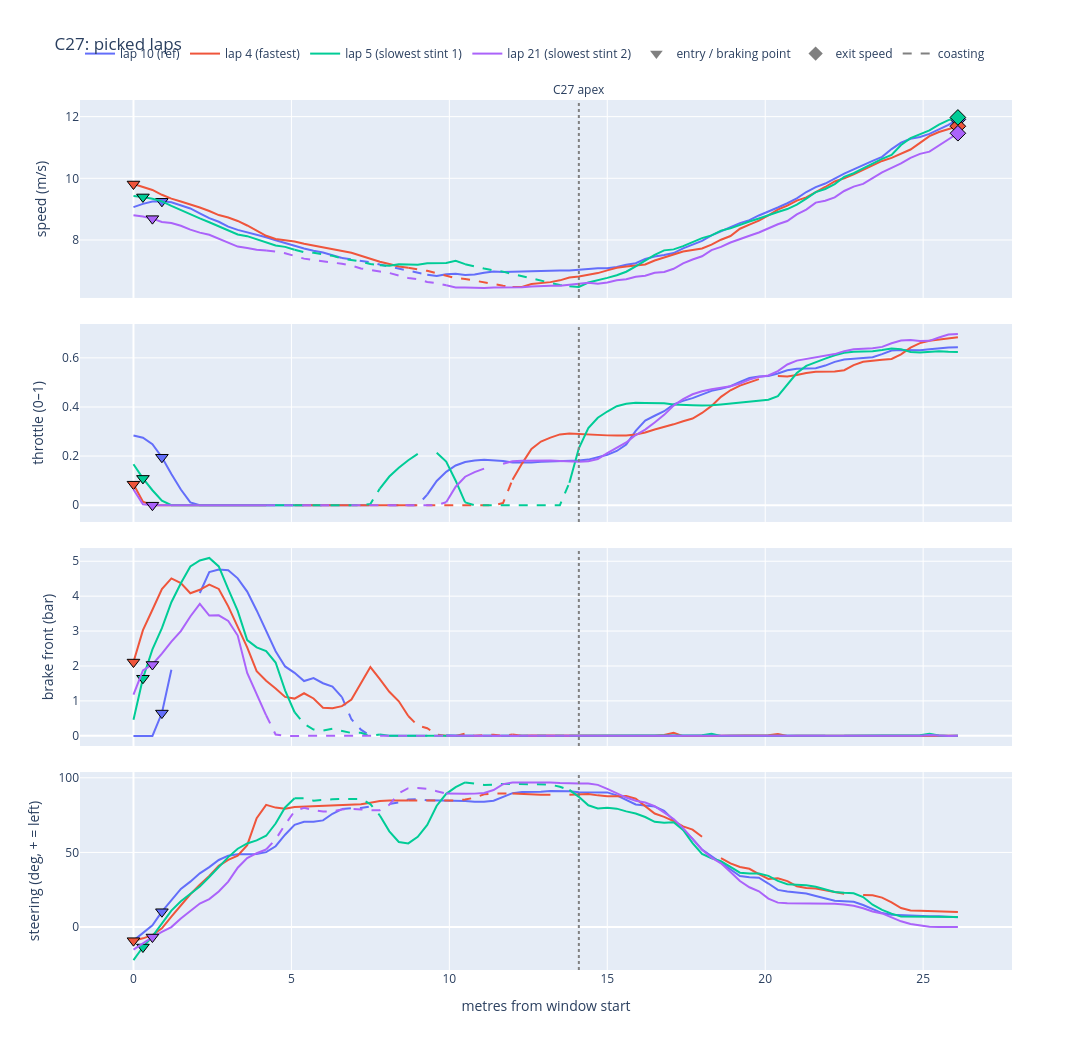

Source (notebook cell):
### Markdown cell above
The times of some laps are not reliable. Lap 3 came out as the fastest lap, but on the plot it has the lowest speed almost everywhere, the lowest speed at the apex and the lowest exit speed, so it cannot be the fastest. To check this we compared the time of each lap in the window with the time worked out from the speed alone (adding up 0.3 m / speed over every point of the window). For most laps the two times agree within around 0.1 s, but for laps 7, 9 and 23 the time is around 0.8 to 1 s longer than what the speed says, even though they have the highest average speeds, and for lap 3 it is around 0.26 s shorter. This is the same problem as lap 21 in C20, after a gap in the data the position (s) stalls and then catches up, so the time ends up in the wrong place. These laps are not reliable in C27, so we leave them out and take the fastest and slowest laps from the remaining ones.

### Code cell
gt.loc[(gt["group"] == "C27") & gt["lap"].isin([3, 7, 9, 23]), "gap"] = True   # t_lap broken on these laps around C27 (time vs speed check)
picks = pick_laps(gt, ref)
plot_group("C27").show()
